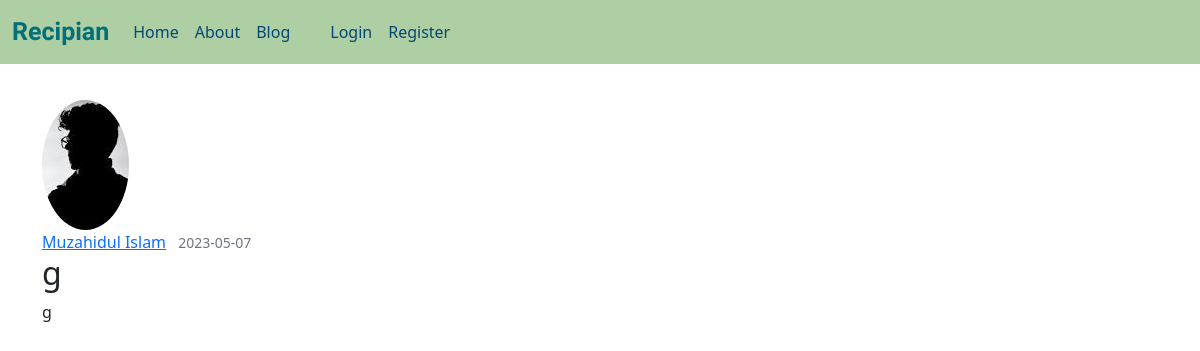
/post/6, run on the app's committed database.
### flaskblog/models.py (models this page shows, shortened)
class User(db.Model, UserMixin):
    id = db.Column(db.Integer,primary_key=True)
    username = db.Column(db.String(20),unique=True,nullable=False)
    email = db.Column(db.String(120),unique=True,nullable=False)
    image_file = db.Column(db.String(20),nullable=False, default = 'default.jpg')
    password = db.Column(db.String(60),nullable=False)
    posts = db.relationship('Post', backref='author',lazy=True)

class Post(db.Model):
    id = db.Column(db.Integer,primary_key=True)
    title = db.Column(db.String(100), nullable=False)
    date_posted  = db.Column(db.DateTime, nullable=False , default = datetime.utcnow)
    content = db.Column(db.String(1000), nullable = False)
    user_id = db.Column(db.Integer, db.ForeignKey('user.id'), nullable = False)

### flaskblog/routes.py (the view)
@app.route("/post/<int:post_id>")
def post(post_id):
    post = Post.query.get_or_404(post_id)#get post by id but if it is not possible return 404
    return render_template('post.html',title=post.title, post=post)

### flaskblog/templates/post.html (shortened to what this page needs)
{% extends "layout.html" %}
{% block content%}
        <article class="media content-section">
            <img class="rounded-circle article-img" src="{{url_for('static', filename='profilePic/' + post.author.image_file)}}" alt="">
            <div class="media-body">
                <div class="article-metadata">
                    <a class="me-2" href="{{url_for('user_posts', username=post.author.username)}}">{{post.author.username}}</a>
                    <small class="text-muted">{{post.date_posted.strftime('%Y-%m-%d')}}</small>
                </div>
                <h2 class="article-title">{{post.title}}</h2>
                <p>{{post.content}}</p>
            </div>
        </article>
{% endblock content%}

### flaskblog/static/main.css (style rules this page uses)
:root { --bg-color: white; --btn-color: #46A094; --text-color: #064674; --card-color: #AECFA4; }

### data on the page
User: image_file (placeholder picture), author.username "Muzahidul Islam"
Post: date_posted "2023-05-07", title "g", content "g"
